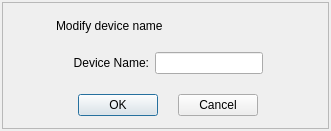
<?xml version="1.0" encoding="UTF-8"?>
<ui version="4.0">
 <class>PowerlineDeviceName</class>
 <widget class="QDialog" name="PowerlineDeviceName">
  <property name="geometry">
   <rect>
    <x>0</x>
    <y>0</y>
    <width>331</width>
    <height>131</height>
   </rect>
  </property>
  <property name="windowTitle">
   <string>Dialog</string>
  </property>
  <layout class="QHBoxLayout" name="horizontalLayout">
   <property name="spacing">
    <number>2</number>
   </property>
   <property name="margin">
    <number>2</number>
   </property>
   <item>
    <widget class="QFrame" name="iframe">
     <property name="frameShape">
      <enum>QFrame::StyledPanel</enum>
     </property>
     <property name="frameShadow">
      <enum>QFrame::Raised</enum>
     </property>
     <widget class="QFrame" name="frame_3">
      <property name="geometry">
       <rect>
        <x>11</x>
        <y>13</y>
        <width>311</width>
        <height>21</height>
       </rect>
      </property>
      <property name="frameShape">
       <enum>QFrame::NoFrame</enum>
      </property>
      <property name="frameShadow">
       <enum>QFrame::Plain</enum>
      </property>
      <layout class="QHBoxLayout" name="horizontalLayout_3">
       <property name="spacing">
        <number>0</number>
       </property>
       <property name="margin">
        <number>0</number>
       </property>
       <item>
        <spacer name="horizontalSpacer_2">
         <property name="orientation">
          <enum>Qt::Horizontal</enum>
         </property>
         <property name="sizeType">
          <enum>QSizePolicy::Fixed</enum>
         </property>
         <property name="sizeHint" stdset="0">
          <size>
           <width>43</width>
           <height>18</height>
          </size>
         </property>
        </spacer>
       </item>
       <item>
        <widget class="QLabel" name="label_title">
         <property name="sizePolicy">
          <sizepolicy hsizetype="Expanding" vsizetype="Preferred">
           <horstretch>0</horstretch>
           <verstretch>0</verstretch>
          </sizepolicy>
         </property>
         <property name="text">
          <string>Modify device name</string>
         </property>
        </widget>
       </item>
      </layout>
     </widget>
     <widget class="QFrame" name="frame">
      <property name="geometry">
       <rect>
        <x>10</x>
        <y>90</y>
        <width>311</width>
        <height>27</height>
       </rect>
      </property>
      <layout class="QHBoxLayout" name="horizontalLayout_2">
       <property name="spacing">
        <number>20</number>
       </property>
       <property name="margin">
        <number>0</number>
       </property>
       <item>
        <spacer name="horizontalSpacer">
         <property name="orientation">
          <enum>Qt::Horizontal</enum>
         </property>
         <property name="sizeHint" stdset="0">
          <size>
           <width>40</width>
           <height>20</height>
          </size>
         </property>
        </spacer>
       </item>
       <item>
        <widget class="QPushButton" name="but_OK">
         <property name="text">
          <string>OK</string>
         </property>
        </widget>
       </item>
       <item>
        <widget class="QPushButton" name="but_close">
         <property name="text">
          <string>Cancel</string>
         </property>
        </widget>
       </item>
       <item>
        <spacer name="horizontalSpacer_4">
         <property name="orientation">
          <enum>Qt::Horizontal</enum>
         </property>
         <property name="sizeHint" stdset="0">
          <size>
           <width>40</width>
           <height>20</height>
          </size>
         </property>
        </spacer>
       </item>
      </layout>
     </widget>
     <widget class="QFrame" name="frame1">
      <property name="geometry">
       <rect>
        <x>10</x>
        <y>50</y>
        <width>311</width>
        <height>22</height>
       </rect>
      </property>
      <property name="sizePolicy">
       <sizepolicy hsizetype="Preferred" vsizetype="Expanding">
        <horstretch>0</horstretch>
        <verstretch>0</verstretch>
       </sizepolicy>
      </property>
      <property name="minimumSize">
       <size>
        <width>0</width>
        <height>22</height>
       </size>
      </property>
      <layout class="QHBoxLayout" name="horizontalLayout_4">
       <property name="spacing">
        <number>6</number>
       </property>
       <property name="margin">
        <number>0</number>
       </property>
       <item>
        <spacer name="horizontalSpacer_5">
         <property name="orientation">
          <enum>Qt::Horizontal</enum>
         </property>
         <property name="sizeHint" stdset="0">
          <size>
           <width>40</width>
           <height>20</height>
          </size>
         </property>
        </spacer>
       </item>
       <item>
        <widget class="QLabel" name="lab_newname">
         <property name="minimumSize">
          <size>
           <width>0</width>
           <height>20</height>
          </size>
         </property>
         <property name="text">
          <string>Device Name:</string>
         </property>
         <property name="alignment">
          <set>Qt::AlignRight|Qt::AlignTrailing|Qt::AlignVCenter</set>
         </property>
        </widget>
       </item>
       <item>
        <widget class="QLineEdit" name="edt_newname">
         <property name="sizePolicy">
          <sizepolicy hsizetype="Expanding" vsizetype="Expanding">
           <horstretch>0</horstretch>
           <verstretch>0</verstretch>
          </sizepolicy>
         </property>
         <property name="minimumSize">
          <size>
           <width>0</width>
           <height>20</height>
          </size>
         </property>
        </widget>
       </item>
       <item>
        <spacer name="horizontalSpacer_3">
         <property name="orientation">
          <enum>Qt::Horizontal</enum>
         </property>
         <property name="sizeHint" stdset="0">
          <size>
           <width>40</width>
           <height>20</height>
          </size>
         </property>
        </spacer>
       </item>
      </layout>
     </widget>
    </widget>
   </item>
  </layout>
 </widget>
 <resources/>
 <connections/>
</ui>
